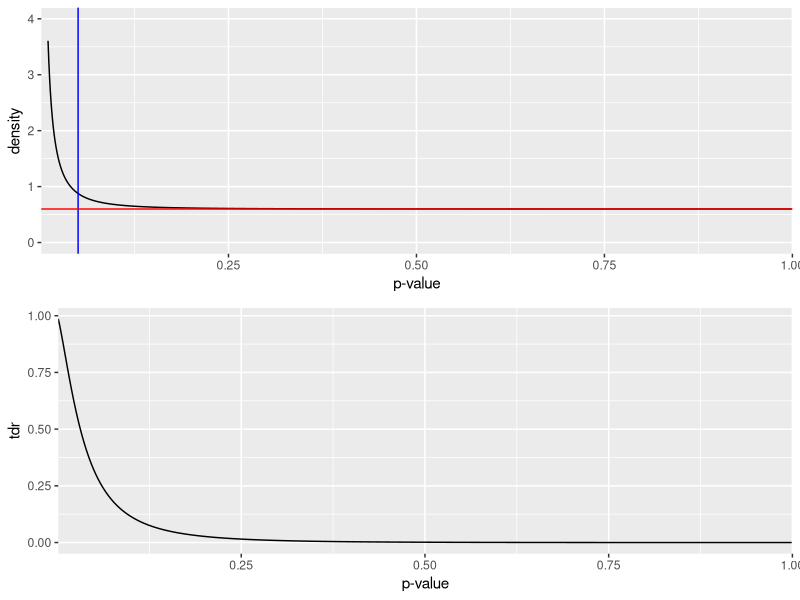
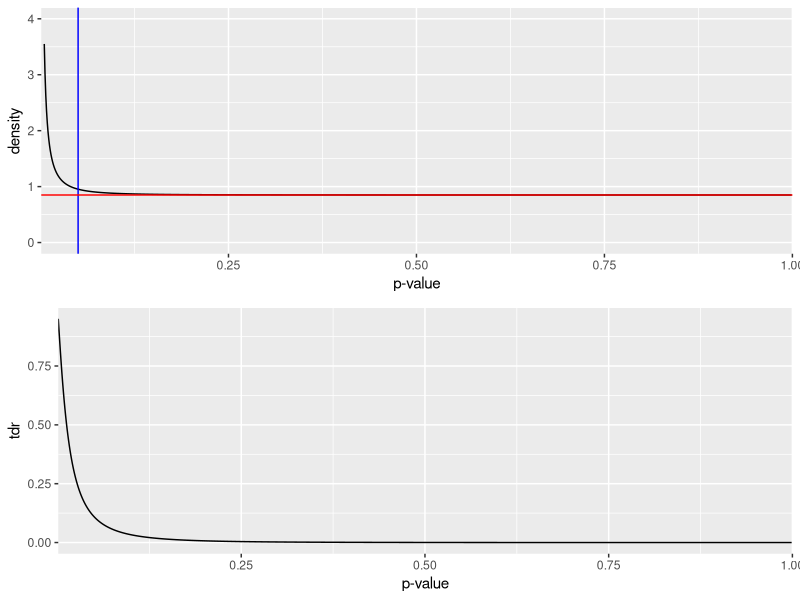
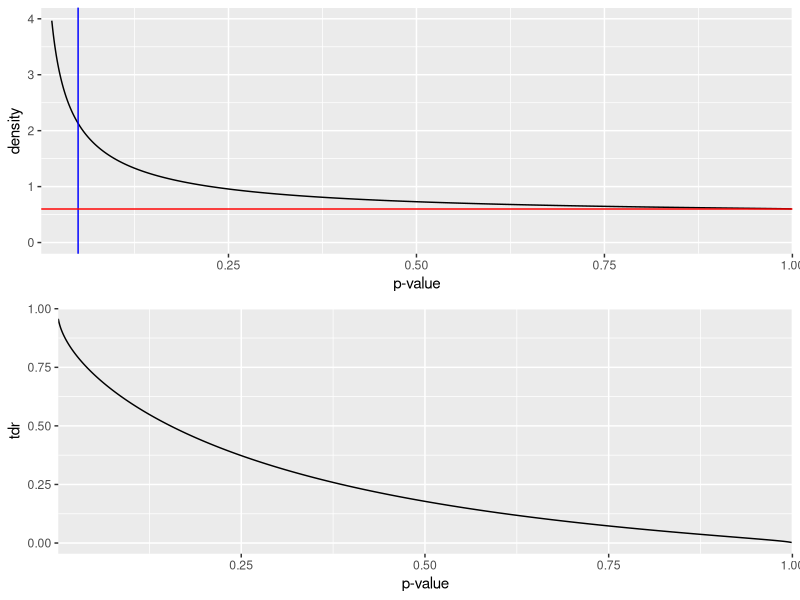
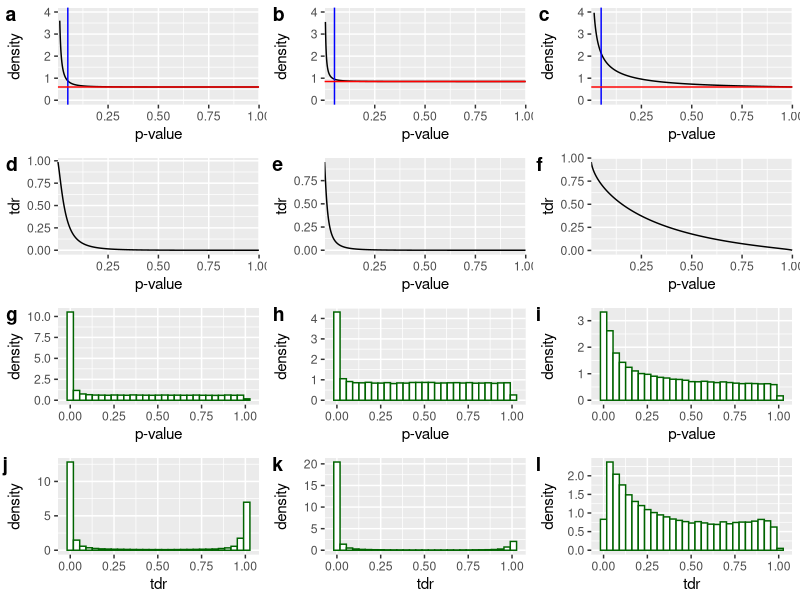

Generate these figures, in order, with R:
## ---- chunk 1
library("ggplot2")
library("dplyr")
library("tidyr")
library("gridExtra")
library("cowplot")
## ---- chunk 2
falt1 <- function(t){
    1-pnorm(qnorm(1-t)-mu1)
  }

  lfdr1 <- function(t){
    pi10/(pi10 + (1-pi10)*falt1_density(t))
  }
  falt1_density <- function(t){
      dnorm(qnorm(1-t)-mu1)/dnorm(qnorm(1-t))
  }

#http://stackoverflow.com/questions/10081479/solving-for-the-inverse-of-a-function-in-r
inverse = function (f, lower = -100, upper = 100) {
   function (y) uniroot((function (x) f(x) - y), lower = lower, upper = upper)[1]$roo
}

sim_pars <- function(eff_size, pi0){
  distrib <- function(t) pi0*t + (1-pi0)*(1-pnorm(qnorm(1-t)-eff_size))
  alt_density <-   function(t) dnorm(qnorm(1-t)-eff_size)/dnorm(qnorm(1-t))
  density <- function(t) pi0 + (1-pi0)*alt_density(t)
  tdr <- function(t)  1- pi0/density(t)
  inverse_f <- function(y) uniroot((function (x) density(x) - y), lower = 0.001, upper = 0.999)[1]$root
  tdr_density <- function(t) pi0*(inverse_f(pi0/(1-t)+0.001) - inverse_f(pi0/(1-t)-0.001))/0.002
  return(list(pi0=pi0,distrib=distrib, alt_density=alt_density,density=density, tdr=tdr, inverse_f=inverse_f,
            tdr_density=tdr_density  ))
}

## ---- chunk 3
plot_tdr <- function(x,pi0,xthreshold=0.05){
  eff_size <- x
  pars <- sim_pars(x,pi0)
  df <- data.frame(t=seq(0.001,1, length=1000))
  df <- mutate(df, f1 = pars$alt_density(t), f=pars$density(t), tdr = pars$tdr(t))
  plot_pv <- ggplot(df, aes(x=t, y=f)) + 
                     geom_line()  + 
                     ylim(c(0,4)) + 
                     geom_vline(xintercept=xthreshold, col="blue") + 
                     geom_hline(yintercept=pars$pi0,col="red") +
                     #geom_hline(yintercept=pars$density(xthreshold), linetype=2)+
                     ylab("density")+
                     xlab("p-value")+
                     scale_x_continuous(expand = c(0, 0)) 
  
  plot_pv_vs_tdr <- ggplot(df, aes(x=t, y= tdr)) + 
                    geom_line() +
                    ylab("tdr")+
                    xlab("p-value")+
                    scale_x_continuous(expand = c(0, 0)) 
  
  # now also generate empirical histogram plots
  a = sim_pars(eff_size,pi0)
  m=100000
  H <- rbinom(m, 1, 1-pi0)
  X <- rnorm(m) + eff_size*H
  PV <- 1 - pnorm(X)
  TDR <- a$tdr(PV)
  
  sim_df <- data.frame(pvalue=PV, tdr=TDR)
  
  hist_pv <- ggplot(sim_df, aes(x=pvalue))
  grid.arrange(plot_pv, plot_pv_vs_tdr, ncol=1)
  
  pv_hist <- ggplot(sim_df, aes(x=pvalue)) + geom_histogram(aes(y = ..density..),binwidth=0.036, colour = "darkgreen", fill = "white") + xlab("p-value")
  tdr_hist <- ggplot(sim_df, aes(x=tdr)) + geom_histogram(aes(y = ..density..),binwidth=0.036, colour = "darkgreen", fill = "white") + xlab("tdr")
  list(plot_pv=plot_pv,  plot_pv_vs_tdr=plot_pv_vs_tdr, pv_hist=pv_hist, tdr_hist=tdr_hist)
}
## ---- chunk 4
myplots <- c(plot_tdr(3.5, 0.6), plot_tdr(3.5,0.85), plot_tdr(1.5,0.6))
myplots <- myplots[c(1,5,9) + rep(0:3,each=3)]
myplots <- c(myplots, list(labels = letters[1:12]), list(ncol=3, align="hv"))
## ---- chunk 5
do.call(plot_grid,myplots)
